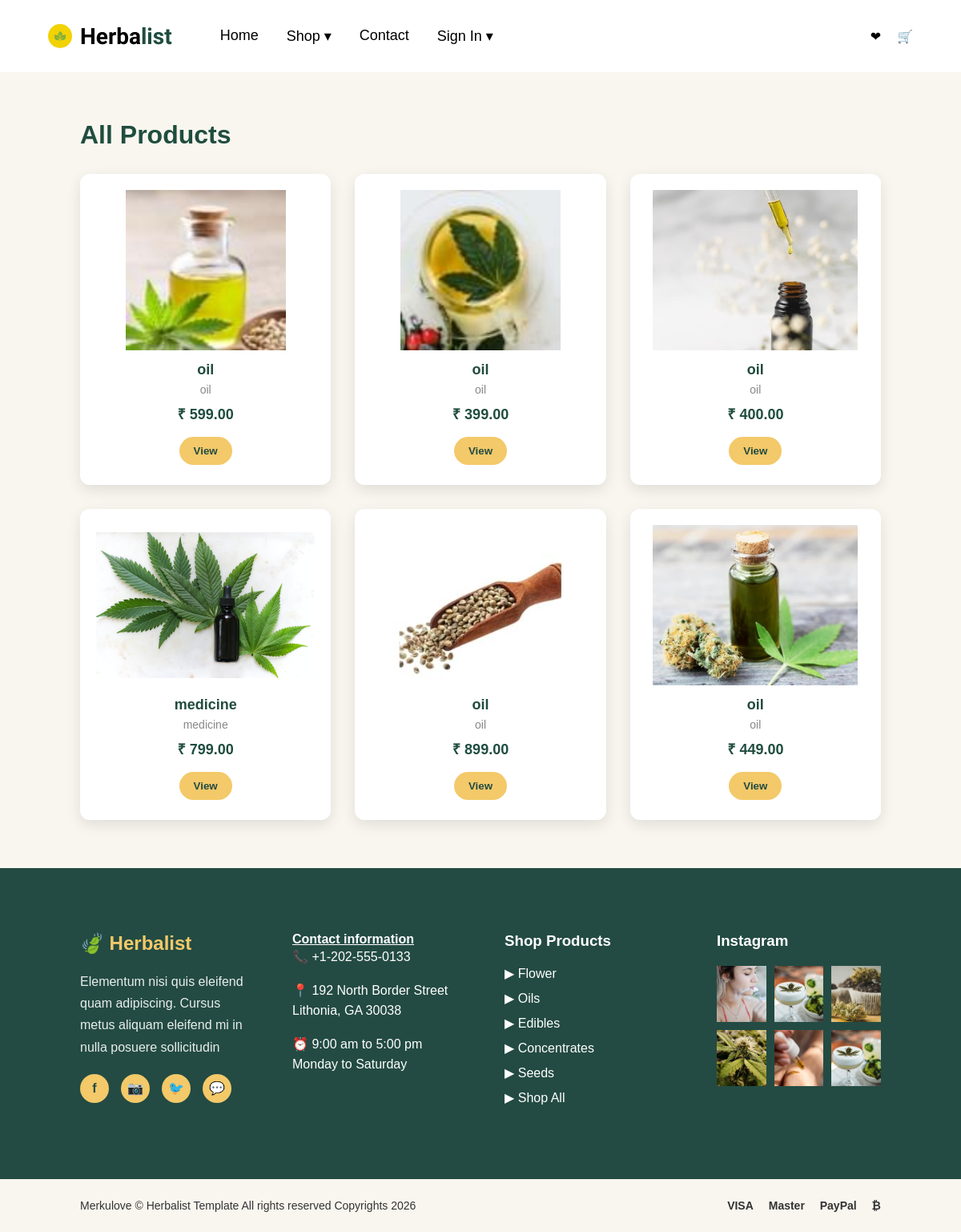
/products/, run on an earlier commit of the app's database.
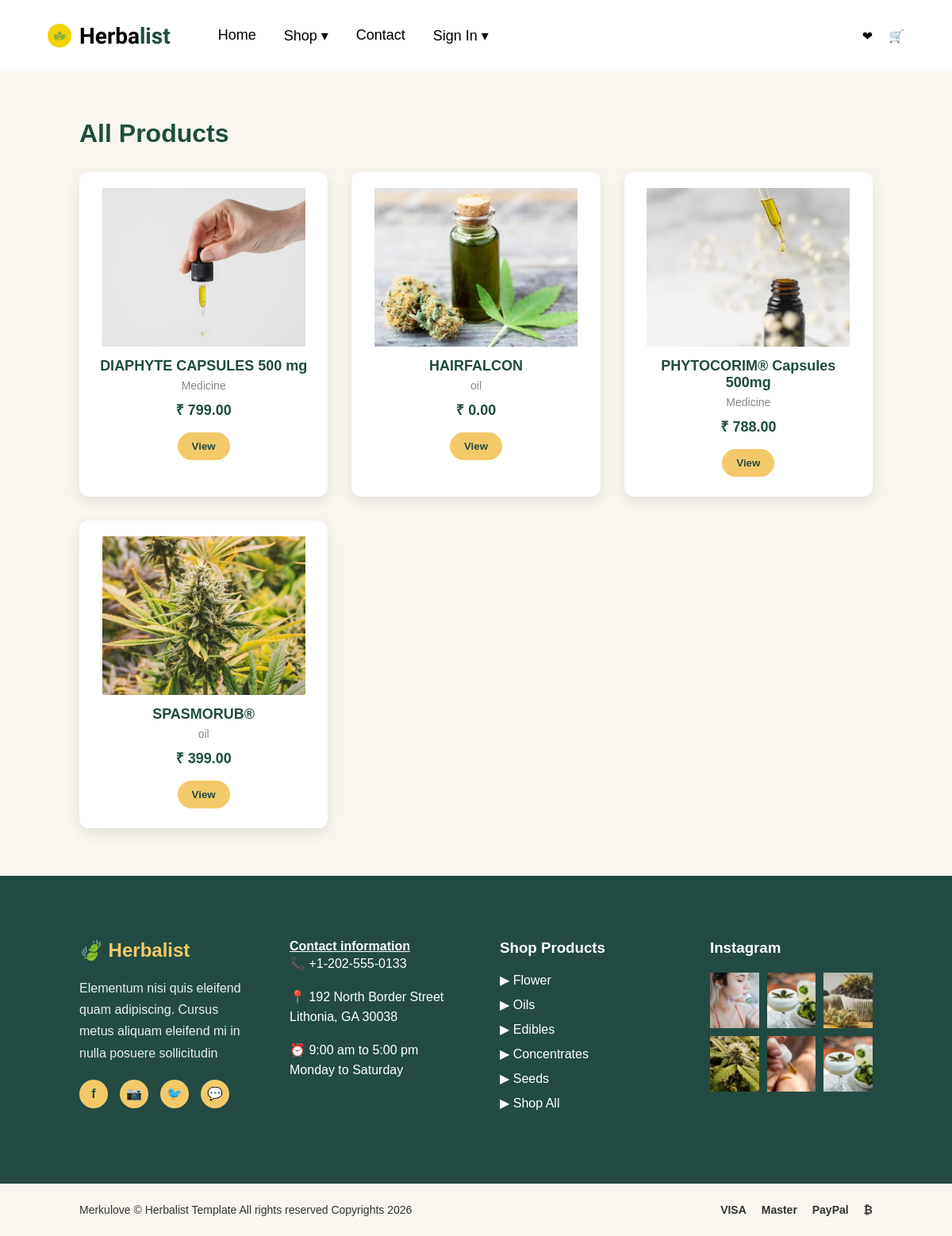
And on a later commit of the database.
### herbalapp/models.py (models this page shows, shortened)
class Product(models.Model):
    product_name = models.CharField(max_length=255)
    category = models.ForeignKey('Category', on_delete=models.CASCADE, null=True, blank=True)
    subcategory = models.CharField(max_length=255, default="")
    price = models.DecimalField(max_digits=10, decimal_places=2, default=0.00)
    desc = models.TextField(max_length=500)
    product_image = models.ImageField(upload_to='images', default='images/placeholder.png')
    size = models.CharField(max_length=50, default="")
    plant_type = models.CharField(max_length=50, default="")
    thc = models.CharField(max_length=50, default="")
    cbd = models.CharField(max_length=50, default="")
    effects = models.CharField(max_length=200, default="")
    tags = models.CharField(max_length=100, default="")
    sku = models.CharField(max_length=50, default="")

class Category(models.Model):
    name = models.CharField(max_length=255)

### herbalapp/views.py (the view)
# urls.py: path('products/', views.product_list, name='product_list'),
def product_list(request):
    category_name = request.GET.get('category')
    if category_name:
        products = Product.objects.filter(category__name__iexact=category_name)
    else:
        products = Product.objects.all()
    return render(request, 'product.html', {'products': products})

### templates/product.html (shortened to what this page needs)
{% extends 'base.html' %}
{% load static %}
{% block bodyblock %}
<link rel="stylesheet" href="/static/css/product.css">
<div class="product-page">
  <h2 class="product-title">All Products</h2>
  <div class="product-grid">
    {% for product in products %}
      <div class="product-card">
        <img src="{{ product.product_image.url }}" alt="{{ product.product_name }}">
        <h3>{{ product.product_name }}</h3>
        <p class="product-category">{{ product.category.name }}</p>
        <p class="product-price">₹ {{ product.price }}</p>
        <a href="{% url 'product_detail' product.id %}">
          <button class="product-btn">View</button>
        </a>
      </div>
    {% empty %}
      <p>No products found.</p>
    {% endfor %}
  </div>
</div>
{% endblock %}

### templates/base.html (shortened to what this page needs)
{% load static %}
<!DOCTYPE html>
<html lang="en">
  <head>
    <link rel="stylesheet" href="/static/css/base.css">
  </head>
  <body>
    {% block content %}
      <header class="navbar">
        <div class="nav-left">
          <div class="logo">
            <div class="circle">
              <img src="{% static 'image/leaf.png' %}" alt="leaf" width="16" />
            </div>
            <span style="font-family: 'STIX Two Text', serif;">Herba<span style="color:#1f4d3f;font-weight:900;">list</span></span>
          </div>
          <ul class="menu">
  <li>
    <a href="{% url 'home' %}">Home</a>
  </li>
  <li>
    <a href="#">Shop ▾</a>
  </li>
  <li>
    <a href="{% url 'contact' %}">Contact</a>
  </li>
  {% if request.user.is_authenticated %}
    <li>
  <a href="#" style="font-weight: 700;">Hi, {{ user.username }} ▾</a>
  <ul class="dropdown-menu">
    <li><a href="{% url 'logout' %}">Logout</a></li>
  </ul>
</li>
  {% else %}
    <li>
      <a href="#">Sign In ▾</a>
    </li>
  {% endif %}
</ul>
        </div>
        <div class="nav-right">
          <div class="icon-circle">❤</div>
        <div class="icon-circle"><a href="{% url 'cart' %}">🛒</a></div>
        </div>
      </header>
    {% endblock %}
    {% block bodyblock %}
    {% endblock %}
    {% block footer %}
      <footer class="footer">
        <div class="footer-top">
          <div class="footer-col">
            <h2 class="brand">🍃 Herbalist</h2>
            <p>Elementum nisi quis eleifend quam adipiscing. Cursus metus aliquam eleifend mi in nulla posuere sollicitudin</p>
            <div class="socials">
              <span>f</span>
              <span>📷</span>
              <span>🐦</span>
              <span>💬</span>
            </div>
          </div>
          <div class="footer-col">
            <a href="{% url 'contact' %}">Contact information</a>
            <ul class="contact-list">
              <li>📞 +1-202-555-0133</li>
              <li>
                📍 192 North Border Street<br />Lithonia, GA 30038
              </li>
              <li>
                ⏰ 9:00 am to 5:00 pm<br />Monday to Saturday
              </li>
            </ul>
          </div>
          <div class="footer-col">
            <h3>Shop Products</h3>
            <ul class="footer-links">
              <li>▶ Flower</li>
              <li>▶ Oils</li>
              <li>▶ Edibles</li>
              <li>▶ Concentrates</li>
              <li>▶ Seeds</li>
              <li>▶ Shop All</li>
            </ul>
          </div>
          <div class="footer-col">
            <h3>Instagram</h3>
            <div class="insta-grid">
              <div>
                <img src="{% static 'instagram/01.jpg' %}" alt="instagram img" />
              </div>
              <div>
                <img src="{% static 'instagram/02.jpg' %}" alt="instagram img" />
              </div>
              <div>
                <img src="{% static 'instagram/03.jpg' %}" alt="instagram img" />
              </div>
              <div>
                <img src="{% static 'instagram/04.jpg' %}" alt="instagram img" />
              </div>
              <div>
                <img src="{% static 'instagram/05.jpg' %}" alt="instagram img" />
              </div>
              <div>
                <img src="{% static 'instagram/02.jpg' %}" alt="instagram img" />
              </div>
            </div>
          </div>
        </div>
        <div class="footer-bottom">
          <span>Merkulove © Herbalist Template All rights reserved Copyrights 2026</span>
          <div class="payments">
            <span>VISA</span>
            <span>Master</span>
            <span>PayPal</span>
            <span>₿</span>
          </div>
        </div>
      </footer>
    {% endblock %}
  </body>
</html>

### static/css/base.css (style rules this page uses)
* { margin: 0; padding: 0; box-sizing: border-box; }
body { font-family: Arial, sans-serif; padding-top: 90px; }
.navbar { height: 90px; padding: 0 60px; display: flex; align-items: center; justify-content: space-between; position: fixed; top: 0; left: 0; width: 100%; background: rgba(255, 255, 255, 0); backdrop-filter: none; transition: background 0.3s ease, backdrop-filter 0.3s ease, box-shadow 0.3s ease; z-index: 9999; }
.navbar a { transition: color 0.3s ease; }
.nav-left { display: flex; align-items: center; gap: 60px; }
.logo { display: flex; align-items: center; gap: 10px; font-size: 28px; font-weight: 700; }
.logo .circle { width: 30px; height: 30px; background: #f2d201; border-radius: 50%; display: flex; align-items: center; justify-content: center; }
.menu { list-style: none; display: flex; gap: 35px; font-size: 18px; }
.menu li { position: relative; }
.menu a { text-decoration: none; color: #000; font-weight: 500; }
.nav-right { display: flex; align-items: center; gap: 20px; }
.icon-circle a { text-decoration: none; color: white; }
.footer { background: #234b43; color: #fff; font-family: Arial, sans-serif; }
.footer-top { display: grid; grid-template-columns: repeat(4, 1fr); gap: 60px; padding: 80px 100px; }
.footer-col h3, .footer-col h2.brand { margin-bottom: 20px; }
.brand { color: #f3c969; margin-bottom: 15px; font-size: 24px; }
.footer-col a { color: white; font-weight: 600; }
.footer-col p { line-height: 1.7; opacity: 0.9; }
.socials { margin-top: 20px; display: flex; gap: 15px; }
.socials span { width: 36px; height: 36px; border-radius: 50%; background: #f3c969; color: #234b43; display: flex; align-items: center; justify-content: center; cursor: pointer; font-weight: bold; }
.contact-list { list-style: none; padding: 0; }
.contact-list li { margin-bottom: 16px; line-height: 1.6; }
.footer-links { list-style: none; padding: 0; }
.footer-links li { margin-bottom: 12px; cursor: pointer; transition: 0.3s; }
.insta-grid { display: grid; grid-template-columns: repeat(3, 1fr); gap: 10px; }
.insta-grid div { background: rgba(255, 255, 255, 0.15); height: 70px; display: flex; align-items: center; justify-content: center; }
.insta-grid img { width: 100%; height: 100%; object-fit: cover; }
.footer-bottom { background: #f8f6ef; color: #333; padding: 25px 100px; display: flex; justify-content: space-between; align-items: center; font-size: 14px; }
.footer-bottom .payments span { margin-left: 15px; font-weight: bold; }

### static/css/product.css (style rules this page uses)
.product-page { padding: 60px 100px; background: #f8f6ef; min-height: 80vh; }
.product-title { font-size: 32px; margin-bottom: 30px; color: #1f4d3f; }
.product-grid { display: grid; grid-template-columns: repeat(auto-fit, minmax(250px, 1fr)); gap: 30px; }
.product-card { background: #fff; border-radius: 12px; padding: 20px; text-align: center; box-shadow: 0 6px 18px rgba(0,0,0,0.1); transition: 0.3s; }
.product-card img { width: 100%; height: 200px; object-fit: contain; border-radius: 10px; }
.product-card h3 { font-size: 18px; margin: 10px 0 6px; color: #214c3d; }
.product-category { font-size: 14px; color: #888; margin-bottom: 10px; }
.product-price { font-size: 18px; font-weight: bold; color: #1f4d3f; margin-bottom: 12px; }
.product-btn { padding: 10px 18px; background: #f3c969; color: #234b43; border: none; border-radius: 20px; cursor: pointer; font-weight: 600; margin: 5px; }

What changed in the data, as far as the page shows it:
removed Product: product_image (picture), product_name "oil", category.name "oil", price "599.00"
removed Product: product_image (picture), product_name "oil", category.name "oil", price "400.00"
removed Product: product_image (picture), product_name "medicine", category.name "medicine", price "799.00"
removed Product: product_image (picture), product_name "oil", category.name "oil", price "899.00"
removed Product: product_image (picture), product_name "oil", category.name "oil", price "449.00"
added Product: product_image (picture), product_name "DIAPHYTE CAPSULES 500 mg", category.name "Medicine", price "799.00"
changed Product: product_image: a different picture; product_name "oil" → "HAIRFALCON"; price "399.00" → "0.00"
added Product: product_image (picture), product_name "PHYTOCORIM® Capsules 500mg", category.name "Medicine", price "788.00"
added Product: product_image (picture), product_name "SPASMORUB®", category.name "oil", price "399.00"
